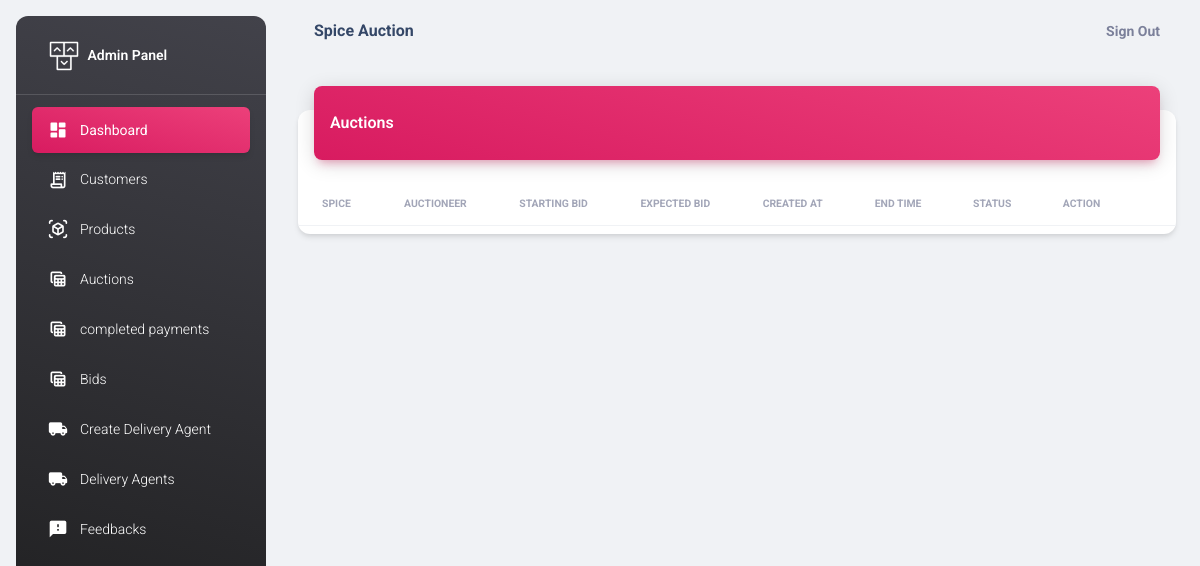
/adminapi/auctions/ (signed in), run on an earlier commit of the app's database.
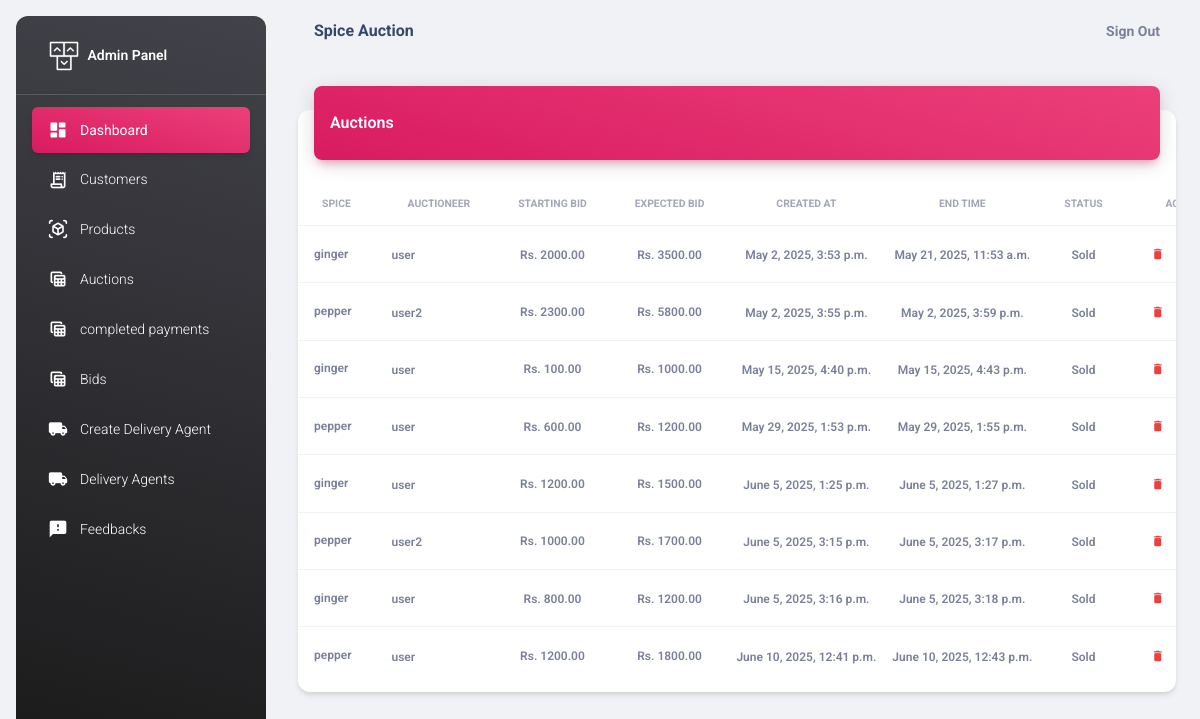
And on a later commit of the database.
### adminapi/models.py (models this page shows, shortened)
class Auction(models.Model):
    spice = models.ForeignKey(Spice, on_delete=models.CASCADE)
    auctioneer = models.ForeignKey(Seller, on_delete=models.CASCADE)
    starting_bid = models.DecimalField(max_digits=10, decimal_places=2)
    expected_bid = models.DecimalField(max_digits=10, decimal_places=2, default=0)
    number_of_lots = models.IntegerField(default=1)
    end_time = models.DateTimeField()
    created_at = models.DateTimeField(auto_now_add=True)
    choices= [
        ('Available', 'Available'),
        ('Sold', 'Sold'),
        ('Expired', 'Expired'),
    ]
    status=models.CharField(max_length=50, choices=choices, default='Available')

class Spice(models.Model):
    seller = models.ForeignKey(Seller, on_delete=models.CASCADE)
    name = models.CharField(max_length=100)
    description = models.CharField(max_length=100)
    stock_quantity = models.PositiveIntegerField(default=0)
    image = models.ImageField(upload_to="images", null=True)
    created_at = models.DateTimeField(auto_now_add=True)
    choices= [
        ('Available', 'Available'),
        ('Not Available', 'Not Available'),
    ]
    status=models.CharField(max_length=50, choices=choices, default='Available')

class CustomUser(AbstractUser):
    user_type_choices = [
        ('Admin', 'Admin'),
        ('Seller', 'Seller'),
        ('DeliveryAgent', 'Delivery Agent'),
    ]
    user_type = models.CharField(max_length=50, choices=user_type_choices, default='Admin')
    email = models.EmailField(null=True)

class Seller(CustomUser):
    name = models.CharField(max_length=100)
    phone = models.CharField(max_length=100)
    email_address = models.EmailField()
    address = models.CharField(max_length=100)
    id_proof = models.FileField(null=True, upload_to="images",blank=True)
    profile = models.ImageField(upload_to="images", null=True, blank=True)
    is_available = models.BooleanField(default=True)
    def __str__(self):
        return self.name

### adminapi/views.py (the view)
# urls.py: path("auctions/",views.AuctionsView.as_view(),name="auctions"),
@method_decorator(decs,name="dispatch")
class AuctionsView(ListView):
    template_name="auctions.html"
    model=Auction
    context_object_name="auctions"

### adminapi/views.py (called while the page is built)
def signin_required(fn):
    def wrapper(request,*args,**kwargs):
        if not request.user.is_authenticated:
            messages.error(request,"invalid session!..please login")
            return redirect("signin")
        else:
            return fn(request,*args,**kwargs)
    return wrapper

def is_admin(fn):
    def wrapper(request,*args,**kwargs):
        if not request.user.is_superuser:
            messages.error(request,"Permission denied for current user !")
            return redirect("adminsignin")
        else:
            return fn(request,*args,**kwargs)
    return wrapper

### adminapi/templates/auctions.html
{%extends 'base.html'%}
{%load static%}
{%block body_block%}
<div class="container-fluid py-4">
    <div class="row">
      <div class="col-12">
        <div class="card my-4">
          <div class="card-header p-0 position-relative mt-n4 mx-3 z-index-2">
            <div class="bg-gradient-primary shadow-primary border-radius-lg pt-4 pb-3">
              <h6 class="text-white text-capitalize ps-3">Auctions</h6>
            </div>
          </div>
          <div class="card-body px-0 pb-2">
            <div class="table-responsive p-0">
              <table class="table align-items-center mb-0">
                <thead>
                  <tr>
                    <th class="text-uppercase text-secondary text-xxs font-weight-bolder opacity-7">Spice</th>
                    <th class="text-center text-uppercase text-secondary text-xxs font-weight-bolder opacity-7">Auctioneer</th>
                    <th class="text-center text-uppercase text-secondary text-xxs font-weight-bolder opacity-7">starting bid</th>
                    <th class="text-center text-uppercase text-secondary text-xxs font-weight-bolder opacity-7">expected bid</th>
                    <th class="text-center text-uppercase text-secondary text-xxs font-weight-bolder opacity-7">created at</th>
                    <th class="text-center text-uppercase text-secondary text-xxs font-weight-bolder opacity-7">end time</th>
                    <th class="text-center text-uppercase text-secondary text-xxs font-weight-bolder opacity-7">Status</th>
                    <th class="text-center text-uppercase text-secondary text-xxs font-weight-bolder opacity-7">Action</th>
                    <th class="text-secondary opacity-7"></th>
                  </tr>
                </thead>
                <tbody>
                    {%for a in auctions%}
                        <tr>
                            <td>
                            <div class="d-flex px-2 py-1">
                                <div class="d-flex flex-column justify-content-center">
                                    <span class="text-secondary text-xs font-weight-bold me-3">{{a.spice.name}}</span>
                                </div>
                            </div>
                            </td>
                            <td>
                                <span class="text-secondary text-xs font-weight-bold">{{a.auctioneer}}</span>
                            </td>
                            <td class="align-middle text-center text-sm">
                            <span class="text-secondary text-xs font-weight-bold"> Rs. {{a.starting_bid}}</span>
                            </td>
                            <td class="align-middle text-center text-sm">
                                <span class="text-secondary text-xs font-weight-bold"> Rs. {{a.expected_bid}}</span>
                            </td>
                            <td class="align-middle text-center">
                                <span class="text-secondary text-xs font-weight-bold">{{a.created_at}}</span>
                            </td>
                            <td class="align-middle text-center">
                                <span class="text-secondary text-xs font-weight-bold">{{a.end_time}}</span>
                            </td>
                            <td class="align-middle text-center">
                                <span class="text-secondary text-xs font-weight-bold">{{a.status}}</span>
                            </td>
                            <td class="align-middle text-center">
                              <a href="{% url 'auction_delete' a.id %}" class="btn btn-link text-danger text-gradient px-3 mb-0">
                                  <i class="material-icons text-sm me-2">delete</i> Delete
                              </a>
                          </td>
                        </tr>
                    {%endfor%}
                </tbody>
              </table>
            </div>
          </div>
        </div>
      </div>
    </div>
  </div>
{%endblock%}

What changed in the data, as far as the page shows it:
added Auction: spice.name "ginger", auctioneer "user", starting_bid "2000.00", expected_bid "3500.00", created_at "May 2, 2025, 3:53 p.m.", end_time "May 21, 2025, 11:53 a.m.", status "Sold"
added Auction: spice.name "pepper", auctioneer "user2", starting_bid "2300.00", expected_bid "5800.00", created_at "May 2, 2025, 3:55 p.m.", end_time "May 2, 2025, 3:59 p.m.", status "Sold"
added Auction: spice.name "ginger", auctioneer "user", starting_bid "100.00", expected_bid "1000.00", created_at "May 15, 2025, 4:40 p.m.", end_time "May 15, 2025, 4:43 p.m.", status "Sold"
added Auction: spice.name "pepper", auctioneer "user", starting_bid "600.00", expected_bid "1200.00", created_at "May 29, 2025, 1:53 p.m.", end_time "May 29, 2025, 1:55 p.m.", status "Sold"
added Auction: spice.name "ginger", auctioneer "user", starting_bid "1200.00", expected_bid "1500.00", created_at "June 5, 2025, 1:25 p.m.", end_time "June 5, 2025, 1:27 p.m.", status "Sold"
added Auction: spice.name "pepper", auctioneer "user2", starting_bid "1000.00", expected_bid "1700.00", created_at "June 5, 2025, 3:15 p.m.", end_time "June 5, 2025, 3:17 p.m.", status "Sold"
added Auction: spice.name "ginger", auctioneer "user", starting_bid "800.00", expected_bid "1200.00", created_at "June 5, 2025, 3:16 p.m.", end_time "June 5, 2025, 3:18 p.m.", status "Sold"
added Auction: spice.name "pepper", auctioneer "user", starting_bid "1200.00", expected_bid "1800.00", created_at "June 10, 2025, 12:41 p.m.", end_time "June 10, 2025, 12:43 p.m.", status "Sold"
